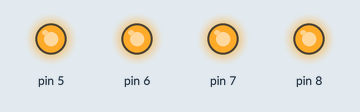
This sketch was run on a simulated Arduino Uno, built with avr-gcc and run on an emulated ATmega328P. Shown: output pins drawn as LEDs (lit = HIGH).

Above: at 0.7 s.
At 4.5 s:
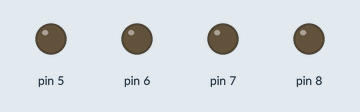
Timing chart, 0 to 5.8 s (numbered marks = the images above):
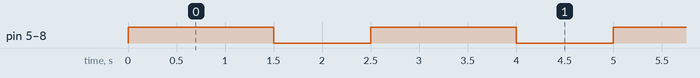

Measured:
- by itself, pin 5–8: alternates HIGH for 1.5 s and LOW for 1.0 s

The sketch:

LAB3.ino
```cpp
void setup() {
  pinMode(8,OUTPUT);
  pinMode(7,OUTPUT);
  pinMode(6,OUTPUT);
  pinMode(5,OUTPUT);
}

void loop() {
 digitalWrite(8,HIGH);
 digitalWrite(7,HIGH);
 digitalWrite(6,HIGH);
 digitalWrite(5,HIGH);
 delay(1500);
 digitalWrite(8,LOW);
 digitalWrite(7,LOW);
 digitalWrite(6,LOW);
 digitalWrite(5,LOW);
 delay(1000);
}
```
